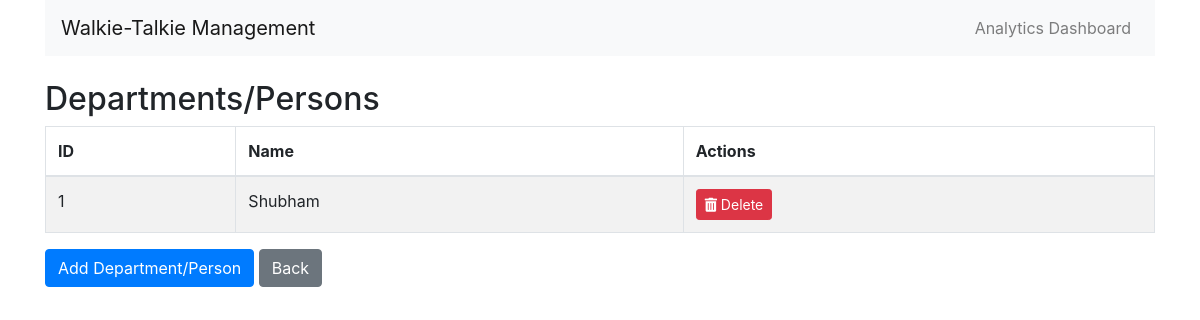
/departments, run on an earlier commit of the app's database.
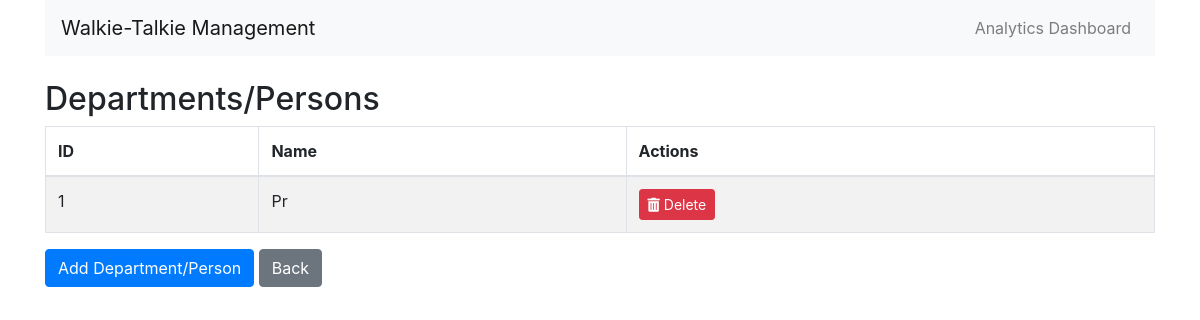
And on a later commit of the database.
### models.py (models this page shows)
class Department(db.Model):
    id = db.Column(db.Integer, primary_key=True)
    name = db.Column(db.String(100), nullable=False, unique=True)
    rental_history = db.relationship('Rental', backref='department', lazy=True)

### routes.py (the view)
@app.route('/departments')
def departments():
    departments = Department.query.all()
    return render_template('departments.html', departments=departments)

### templates/departments.html (shortened to what this page needs)
{% extends 'base.html' %}
{% block content %}
<h2>Departments/Persons</h2>
<table class="table table-striped table-bordered">
    <thead>
        <tr>
            <th>ID</th>
            <th>Name</th>
            <th>Actions</th>
        </tr>
    </thead>
    <tbody>
        {% for dept in departments %}
        <tr>
            <td>{{ dept.id }}</td>
            <td>{{ dept.name }}</td>
            <td>
                {% if dept.rentals|selectattr('return_time', '==', None)|list %}
                    <button class="btn btn-sm btn-danger" disabled data-toggle="tooltip" title="Cannot delete; walkie-talkies are currently lent to this department/person.">
                        <i class="fas fa-trash-alt"></i> Delete
                    </button>
                {% else %}
                    <form action="{{ url_for('delete_department', dept_id=dept.id) }}" method="post" style="display:inline;">
                        <button type="submit" class="btn btn-sm btn-danger" onclick="return confirm('Are you sure you want to delete this department/person?');" data-toggle="tooltip" title="Delete">
                            <i class="fas fa-trash-alt"></i> Delete
                        </button>
                    </form>
                {% endif %}
            </td>
        </tr>
        {% endfor %}
    </tbody>
</table>
<a href="{{ url_for('add_department') }}" class="btn btn-primary">Add Department/Person</a>
<a href="{{ url_for('index') }}" class="btn btn-secondary">Back</a>
{% endblock %}

What changed in the data, as far as the page shows it:
changed Department id 1: name "Shubham" → "Pr"
